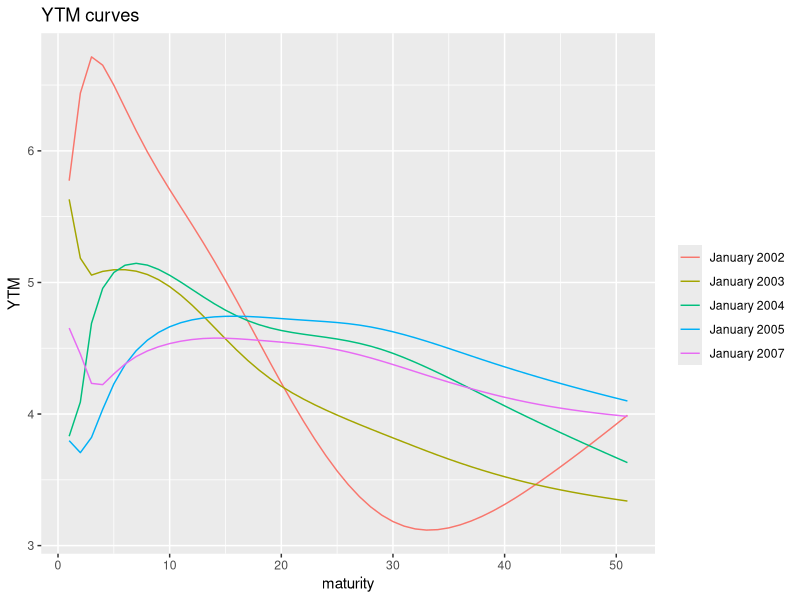

Reproduce this figure in R.
## ---- chunk 1
library(ggplot2)
Data=data.matrix(read.table("InterestRates.txt", header=FALSE))
# head(Data)
ggplot(as.data.frame(t(Data)),aes(x=1:length(Data[1,]))) + geom_line(aes(y=V1, col="January 2002")) + geom_line(aes(y=V250, col="January 2003")) + geom_line(aes(y=V500,col="January 2004")) + geom_line(aes(y=V750, col="January 2005"))  + geom_line(aes(y=V1250, col="January 2007")) + labs(x="maturity",y="YTM",title="YTM curves",col="")
